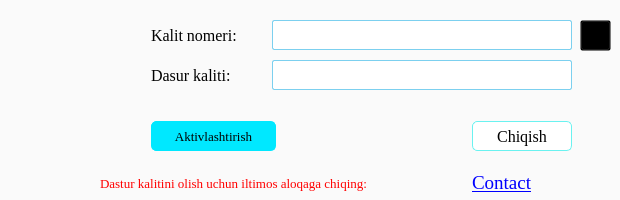
<?xml version="1.0" encoding="UTF-8"?>
<ui version="4.0">
 <class>MainWindow</class>
 <widget class="QMainWindow" name="MainWindow">
  <property name="geometry">
   <rect>
    <x>0</x>
    <y>0</y>
    <width>620</width>
    <height>200</height>
   </rect>
  </property>
  <property name="sizePolicy">
   <sizepolicy hsizetype="Minimum" vsizetype="Minimum">
    <horstretch>0</horstretch>
    <verstretch>0</verstretch>
   </sizepolicy>
  </property>
  <property name="minimumSize">
   <size>
    <width>620</width>
    <height>200</height>
   </size>
  </property>
  <property name="maximumSize">
   <size>
    <width>620</width>
    <height>200</height>
   </size>
  </property>
  <property name="font">
   <font>
    <family>MS PGothic</family>
   </font>
  </property>
  <property name="windowTitle">
   <string>SControl Activation</string>
  </property>
  <property name="windowIcon">
   <iconset>
    <normalon>:/Icons/Icons/activate_key.png</normalon>
   </iconset>
  </property>
  <property name="styleSheet">
   <string notr="true">#MainWindow {
    background-color: rgb(250, 250, 250);
}</string>
  </property>
  <widget class="QWidget" name="centralwidget">
   <widget class="QLabel" name="label_2">
    <property name="geometry">
     <rect>
      <x>10</x>
      <y>20</y>
      <width>131</width>
      <height>131</height>
     </rect>
    </property>
    <property name="text">
     <string/>
    </property>
    <property name="pixmap">
     <pixmap resource="../Res.qrc">:/Icons/Icons/key.png</pixmap>
    </property>
   </widget>
   <widget class="QWidget" name="layoutWidget">
    <property name="geometry">
     <rect>
      <x>100</x>
      <y>170</y>
      <width>471</width>
      <height>27</height>
     </rect>
    </property>
    <layout class="QHBoxLayout" name="horizontalLayout_4">
     <item>
      <widget class="QLabel" name="label_5">
       <property name="font">
        <font>
         <family>Georgia</family>
         <pointsize>10</pointsize>
        </font>
       </property>
       <property name="styleSheet">
        <string notr="true">color: red;</string>
       </property>
       <property name="text">
        <string>Dastur kalitini olish uchun iltimos aloqaga chiqing:</string>
       </property>
      </widget>
     </item>
     <item>
      <spacer name="horizontalSpacer_3">
       <property name="orientation">
        <enum>Qt::Horizontal</enum>
       </property>
       <property name="sizeHint" stdset="0">
        <size>
         <width>40</width>
         <height>20</height>
        </size>
       </property>
      </spacer>
     </item>
     <item>
      <layout class="QHBoxLayout" name="horizontalLayout_3">
       <property name="spacing">
        <number>6</number>
       </property>
       <item>
        <widget class="QLabel" name="label_4">
         <property name="font">
          <font>
           <family>Georgia</family>
           <pointsize>14</pointsize>
          </font>
         </property>
         <property name="text">
          <string>&lt;a href=&quot;https://t.me/MR_prgmr&quot;&gt;Contact&lt;/a&gt;</string>
         </property>
         <property name="textFormat">
          <enum>Qt::RichText</enum>
         </property>
         <property name="openExternalLinks">
          <bool>true</bool>
         </property>
         <property name="textInteractionFlags">
          <set>Qt::TextBrowserInteraction</set>
         </property>
        </widget>
       </item>
       <item>
        <widget class="QPushButton" name="pushButton_3">
         <property name="styleSheet">
          <string notr="true">border: None;
background: transparent;</string>
         </property>
         <property name="text">
          <string/>
         </property>
         <property name="icon">
          <iconset>
           <normalon>:/Icons/Icons/telegram.png</normalon>
          </iconset>
         </property>
         <property name="iconSize">
          <size>
           <width>20</width>
           <height>20</height>
          </size>
         </property>
        </widget>
       </item>
      </layout>
     </item>
    </layout>
   </widget>
   <widget class="QWidget" name="layoutWidget">
    <property name="geometry">
     <rect>
      <x>151</x>
      <y>20</y>
      <width>421</width>
      <height>131</height>
     </rect>
    </property>
    <layout class="QVBoxLayout" name="verticalLayout">
     <property name="spacing">
      <number>10</number>
     </property>
     <item>
      <layout class="QHBoxLayout" name="horizontalLayout">
       <item>
        <widget class="QLabel" name="label_3">
         <property name="font">
          <font>
           <family>Georgia</family>
           <pointsize>12</pointsize>
          </font>
         </property>
         <property name="text">
          <string>Kalit nomeri:</string>
         </property>
        </widget>
       </item>
       <item>
        <widget class="QLineEdit" name="lineEdit">
         <property name="minimumSize">
          <size>
           <width>300</width>
           <height>30</height>
          </size>
         </property>
         <property name="maximumSize">
          <size>
           <width>300</width>
           <height>30</height>
          </size>
         </property>
         <property name="font">
          <font>
           <family>Times New Roman</family>
           <pointsize>14</pointsize>
          </font>
         </property>
         <property name="styleSheet">
          <string notr="true">QLineEdit{border-radius: 2px;
border: 1px solid #7cd0ef;
}
QLineEdit:hover{
border-color: #5487ee;
}</string>
         </property>
         <property name="inputMethodHints">
          <set>Qt::ImhNone</set>
         </property>
         <property name="text">
          <string/>
         </property>
         <property name="echoMode">
          <enum>QLineEdit::Normal</enum>
         </property>
         <property name="readOnly">
          <bool>true</bool>
         </property>
         <property name="clearButtonEnabled">
          <bool>false</bool>
         </property>
        </widget>
       </item>
      </layout>
     </item>
     <item>
      <layout class="QHBoxLayout" name="horizontalLayout_2">
       <item>
        <widget class="QLabel" name="label_6">
         <property name="font">
          <font>
           <family>Georgia</family>
           <pointsize>12</pointsize>
          </font>
         </property>
         <property name="text">
          <string>Dasur kaliti:</string>
         </property>
        </widget>
       </item>
       <item>
        <widget class="QLineEdit" name="lineEdit_2">
         <property name="minimumSize">
          <size>
           <width>300</width>
           <height>30</height>
          </size>
         </property>
         <property name="maximumSize">
          <size>
           <width>300</width>
           <height>30</height>
          </size>
         </property>
         <property name="font">
          <font>
           <family>Times New Roman</family>
           <pointsize>14</pointsize>
          </font>
         </property>
         <property name="styleSheet">
          <string notr="true">QLineEdit{border-radius: 2px;
border: 1px solid #7cd0ef;
}
QLineEdit:hover{
border-color: #5487ee;
}</string>
         </property>
         <property name="inputMethodHints">
          <set>Qt::ImhNone</set>
         </property>
         <property name="echoMode">
          <enum>QLineEdit::Normal</enum>
         </property>
         <property name="clearButtonEnabled">
          <bool>false</bool>
         </property>
        </widget>
       </item>
      </layout>
     </item>
     <item>
      <spacer name="verticalSpacer">
       <property name="orientation">
        <enum>Qt::Vertical</enum>
       </property>
       <property name="sizeHint" stdset="0">
        <size>
         <width>20</width>
         <height>40</height>
        </size>
       </property>
      </spacer>
     </item>
     <item>
      <layout class="QHBoxLayout" name="horizontalLayout_5">
       <item>
        <widget class="QPushButton" name="pushButton">
         <property name="minimumSize">
          <size>
           <width>125</width>
           <height>30</height>
          </size>
         </property>
         <property name="maximumSize">
          <size>
           <width>16777215</width>
           <height>16777215</height>
          </size>
         </property>
         <property name="font">
          <font>
           <family>Georgia</family>
           <pointsize>10</pointsize>
          </font>
         </property>
         <property name="cursor">
          <cursorShape>PointingHandCursor</cursorShape>
         </property>
         <property name="styleSheet">
          <string notr="true">QPushButton {
background-color: #00E8FF;
border-radius: 5px;
border: 1px solid #00E8FF;
}
QPushButton:hover {
color: white;
background-color: #00BFFF;
border-color: #00BFFF;
}
QPushButton:pressed {
color: white;
background-color: #00AAFF;
border: 2px solid #00AAFF;
}</string>
         </property>
         <property name="text">
          <string>Aktivlashtirish</string>
         </property>
         <property name="icon">
          <iconset>
           <normalon>:/Icons/Icons/activate_key.png</normalon>
          </iconset>
         </property>
         <property name="iconSize">
          <size>
           <width>22</width>
           <height>22</height>
          </size>
         </property>
        </widget>
       </item>
       <item>
        <spacer name="horizontalSpacer">
         <property name="orientation">
          <enum>Qt::Horizontal</enum>
         </property>
         <property name="sizeHint" stdset="0">
          <size>
           <width>40</width>
           <height>20</height>
          </size>
         </property>
        </spacer>
       </item>
       <item>
        <widget class="QPushButton" name="pushButton_2">
         <property name="minimumSize">
          <size>
           <width>100</width>
           <height>30</height>
          </size>
         </property>
         <property name="maximumSize">
          <size>
           <width>150</width>
           <height>16777215</height>
          </size>
         </property>
         <property name="font">
          <font>
           <family>Georgia</family>
           <pointsize>12</pointsize>
          </font>
         </property>
         <property name="cursor">
          <cursorShape>PointingHandCursor</cursorShape>
         </property>
         <property name="styleSheet">
          <string notr="true">QPushButton {
background-color: white;
border-radius: 5px;
border: 1px solid #6AF2F0;
}
QPushButton:hover {
color: white;
background-color: #6AF2F0;
}
QPushButton:pressed {
color: white;
background-color: rgb(47, 231, 247);
border: 2px solid rgb(47, 231, 247);
}</string>
         </property>
         <property name="text">
          <string>Chiqish</string>
         </property>
         <property name="icon">
          <iconset>
           <normalon>:/Icons/Icons/cancel.png</normalon>
          </iconset>
         </property>
         <property name="iconSize">
          <size>
           <width>14</width>
           <height>14</height>
          </size>
         </property>
        </widget>
       </item>
      </layout>
     </item>
    </layout>
   </widget>
   <widget class="QPushButton" name="pushButton_4">
    <property name="geometry">
     <rect>
      <x>580</x>
      <y>20</y>
      <width>31</width>
      <height>31</height>
     </rect>
    </property>
    <property name="cursor">
     <cursorShape>PointingHandCursor</cursorShape>
    </property>
    <property name="styleSheet">
     <string notr="true">QPushButton{
background: transparent;
}
QPushButton::hover{
border-radius: 5px;
background: rgba(58, 247, 240, 0.2);
}
QPushButton::pressed{
background: rgba(58, 247, 240, 0.3);
}</string>
    </property>
    <property name="text">
     <string/>
    </property>
    <property name="icon">
     <iconset>
      <normalon>:/Icons/Icons/copy.png</normalon>
     </iconset>
    </property>
    <property name="iconSize">
     <size>
      <width>28</width>
      <height>28</height>
     </size>
    </property>
    <property name="checkable">
     <bool>false</bool>
    </property>
    <property name="autoDefault">
     <bool>false</bool>
    </property>
   </widget>
  </widget>
 </widget>
 <resources>
  <include location="../Res.qrc"/>
 </resources>
 <connections/>
</ui>
